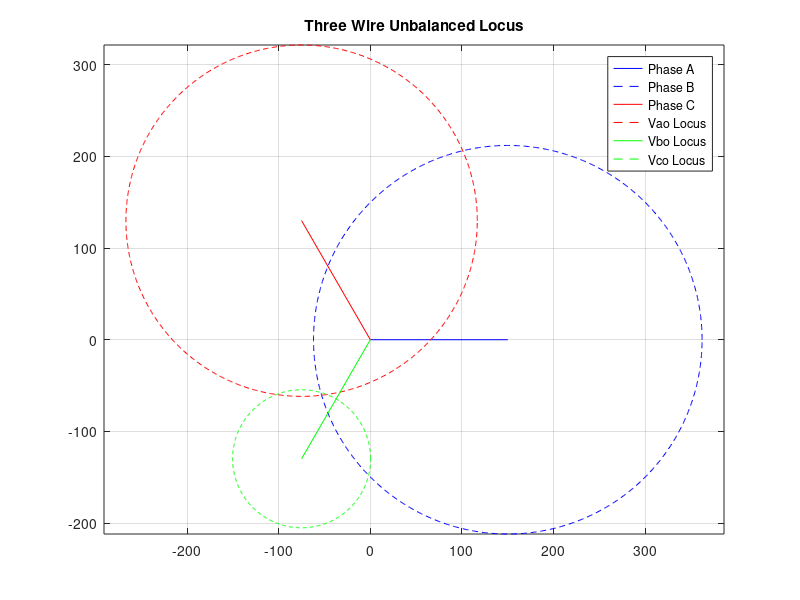

The MATLAB source for this figure:
% Use negative phase sequence

% Find the angle of Vao, Vbo and Vco.

% Create circles of radius Vao, Vbo and Vco?

% Follow instructions on page 15.

% Clean up
clear all;
close all;
clc;

% Constants 
figure(1);
origin = 0;
Npoints = 1000;
VaoMag = 212.0;
VboMag = 191.7;
VcoMag = 75.3;
theta = linspace(0, 2*pi, Npoints);
xx = zeros(Npoints);
yy = zeros(Npoints);

% Note, negative phase sequence!

% Phase A /_ 0
pAangle = 0;
pAmagnitude = 150;
[x,y] = pol2cart(pAangle, pAmagnitude)
plot([origin, x], [origin, y], 'b')
hold on;
xx = x + VaoMag.*cos(theta);
yy = y + VaoMag.*sin(theta);
plot(xx, yy, '--b');


% Phase B /_ 120
pBangle = 120*pi/180;
pBmagnitude = 150;
[x,y] = pol2cart(pBangle, pBmagnitude)
plot([origin, x], [origin, y], 'r')
xx = x + VboMag.*cos(theta);
yy = y + VboMag.*sin(theta);
plot(xx, yy, '--r');

% Phase C /_ 240
pCangle = 240*pi/180;
pCmagnitude = 150;
[x,y] = pol2cart(pCangle, pCmagnitude)
plot([origin, x], [origin, y], 'g')
xx = x + VcoMag.*cos(theta);
yy = y + VcoMag.*sin(theta);
h = plot(xx, yy, '--g');

% Locus for Vao
%VaoMag = 212.0;
%pAangle, 
%pAmagnitude;
%vaoAngleCentre = pAangle*ones(Npoints)
%vaoMagCentre = pAmagnitude*ones(Npoints)
%polar([vaoAngleCentre, 


% Locus for Vco


% Finished
legend("Phase A", "Phase B", "Phase C", "Vao Locus", "Vbo Locus", "Vco Locus")
title("Three Wire Unbalanced Locus");
grid on;
axis equal;
hold off;
